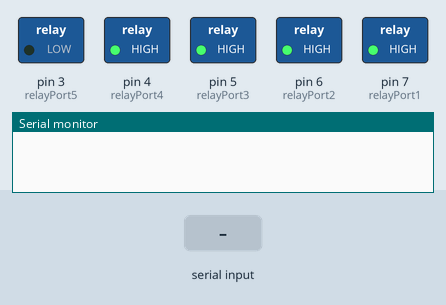
Bench run of a sketch on a simulated Arduino Uno, built with avr-gcc and run on an emulated ATmega328P. Shown: switched loads named in the sketch (green lamp = pin HIGH), the last lines printed to the serial monitor. Inputs (shaded band) come from the test bench.

Above: at 1.2 s.
1.3 s: "90,45,200\n" received over Serial
At 1.54 s:
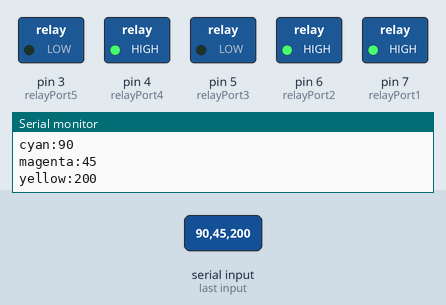
3.1 s: "30,150,10,200\n" received over Serial
At 3.4 s:
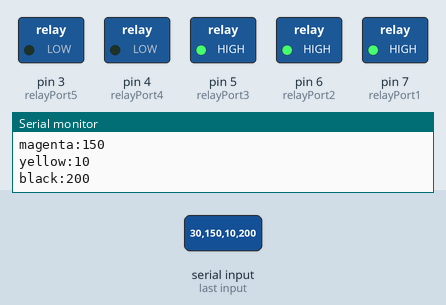
5.0 s: "90,45,200,10,150,30\n" received over Serial
At 5.44 s:
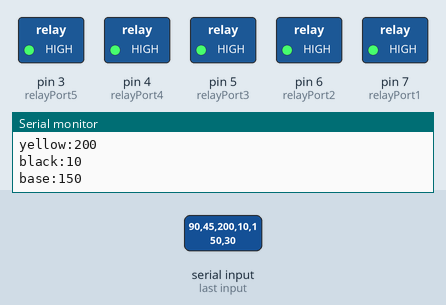
Timing chart, 0 to 8.0 s (numbered marks = the images above; inputs shaded):
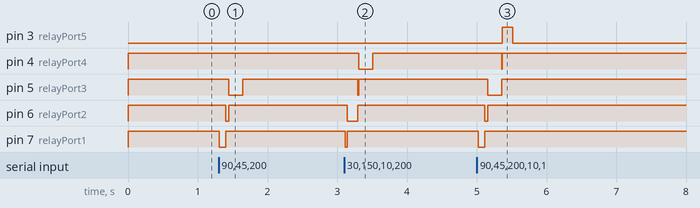

The sketch:

relay_controller.ino
```cpp
String data = "";    // string to hold input
const int relayPort1 = 7;
const int relayPort2 = 6;
const int relayPort3 = 5;
const int relayPort4 = 4;
const int relayPort5 = 3;

void setup() {
  // Open serial communications and wait for port to open:
  Serial.begin(9600);
  pinMode(relayPort1,OUTPUT);
  pinMode(relayPort2,OUTPUT);
  pinMode(relayPort3,OUTPUT);
  pinMode(relayPort4,OUTPUT);
  pinMode(relayPort5,OUTPUT);
  while (!Serial) {
    Serial.println("(!Serial)");
    // wait for serial port to connect. Needed for native USB port only
  }
}

String getValue(String data, char separator, int index)
{
    int found = 0;
    int strIndex[] = { 0, -1 };
    int maxIndex = data.length() - 1;

    for (int i = 0; i <= maxIndex && found <= index; i++) {
        if (data.charAt(i) == separator || i == maxIndex) {
            found++;
            strIndex[0] = strIndex[1] + 1;
            strIndex[1] = (i == maxIndex) ? i+1 : i;
        }
    }
    return found > index ? data.substring(strIndex[0], strIndex[1]) : "";
}

void loop() {
  digitalWrite(relayPort1,HIGH);
  digitalWrite(relayPort2,HIGH);
  digitalWrite(relayPort3,HIGH);
  digitalWrite(relayPort4,HIGH);
  digitalWrite(relayPort5,LOW);

  // le o input do serial
  while (Serial.available() > 0) {
    int serialInput = Serial.read();
    if (serialInput) {
      // converte a entrada para char e adiciona em uma string
      data += (char)serialInput;
    }
    // quando receber um enter executa
    if (serialInput == '\n') {
      Serial.print("Value:");
      Serial.println(data.toInt());
      Serial.print("String:");
      Serial.println(data);

      // separa a string recebida a cada virgula e joga os
      // dados nas variaveis corretas, C-yan M-agenta Y-ellow blac-K B-ase
      // formato do dado a ser recebido :
      // 2000,1500,1000,0500,0250

      // C-yan = 0 - primeiro elemento
      String SCyan = getValue(data, ',', 0);
      // M-agenta = 1 - segundo elemento
      String SMagenta = getValue(data, ',', 1);
      // Y-ellow = 2 - terceiro elemento
      String SYellow = getValue(data, ',', 2);
      // blac-K = 3 - quarto elemento
      String SBlack = getValue(data, ',', 3);
      // B-ase = 4 - quinto elemento
      String SBase = getValue(data, ',', 4);

      Serial.println("cyan:" + SCyan);
      digitalWrite(relayPort1,LOW); //liga
      delay(SCyan.toInt());
      digitalWrite(relayPort1,HIGH); //desliga

      Serial.println("magenta:" + SMagenta);
      digitalWrite(relayPort2,LOW); //liga
      delay(SMagenta.toInt());
      digitalWrite(relayPort2,HIGH); //desliga

      Serial.println("yellow:" + SYellow);
      digitalWrite(relayPort3,LOW); //liga
      delay(SYellow.toInt());
      digitalWrite(relayPort3,HIGH); //desliga

      Serial.println("black:" + SBlack);
      digitalWrite(relayPort4,LOW); //liga
      delay(SBlack.toInt());
      digitalWrite(relayPort4,HIGH); //desliga

      Serial.println("base:" + SBase);
      digitalWrite(relayPort5,HIGH); //liga
      delay(SBase.toInt());
      digitalWrite(relayPort5,LOW); //desliga
      data = "";
    }
  }
}
```

Measured:
- after the input at 1.3 s, pin 5 (relayPort3): HIGH → LOW after 0.15 s, → HIGH 0.20 s later; pin 6 (relayPort2): HIGH → LOW after 0.10 s, → HIGH 0.05 s later; pin 7 (relayPort1): HIGH → LOW at once, → HIGH 0.09 s later
- after the input at 3.1 s, pin 4 (relayPort4): HIGH → LOW after 0.21 s, → HIGH 0.20 s later; pin 5 (relayPort3): HIGH → LOW after 0.20 s, → HIGH 0.01 s later; pin 6 (relayPort2): HIGH → LOW after 0.05 s, → HIGH 0.15 s later; pin 7 (relayPort1): HIGH → LOW at once, → HIGH 0.03 s later
- after the input at 5.0 s, pin 3 (relayPort5): LOW → HIGH after 0.37 s, → LOW 0.15 s later; pin 4 (relayPort4): HIGH → LOW after 0.36 s, → HIGH 0.01 s later; pin 5 (relayPort3): HIGH → LOW after 0.16 s, → HIGH 0.20 s later; pin 6 (relayPort2): HIGH → LOW after 0.11 s, → HIGH 0.05 s later; pin 7 (relayPort1): HIGH → LOW at once, → HIGH 0.09 s later
